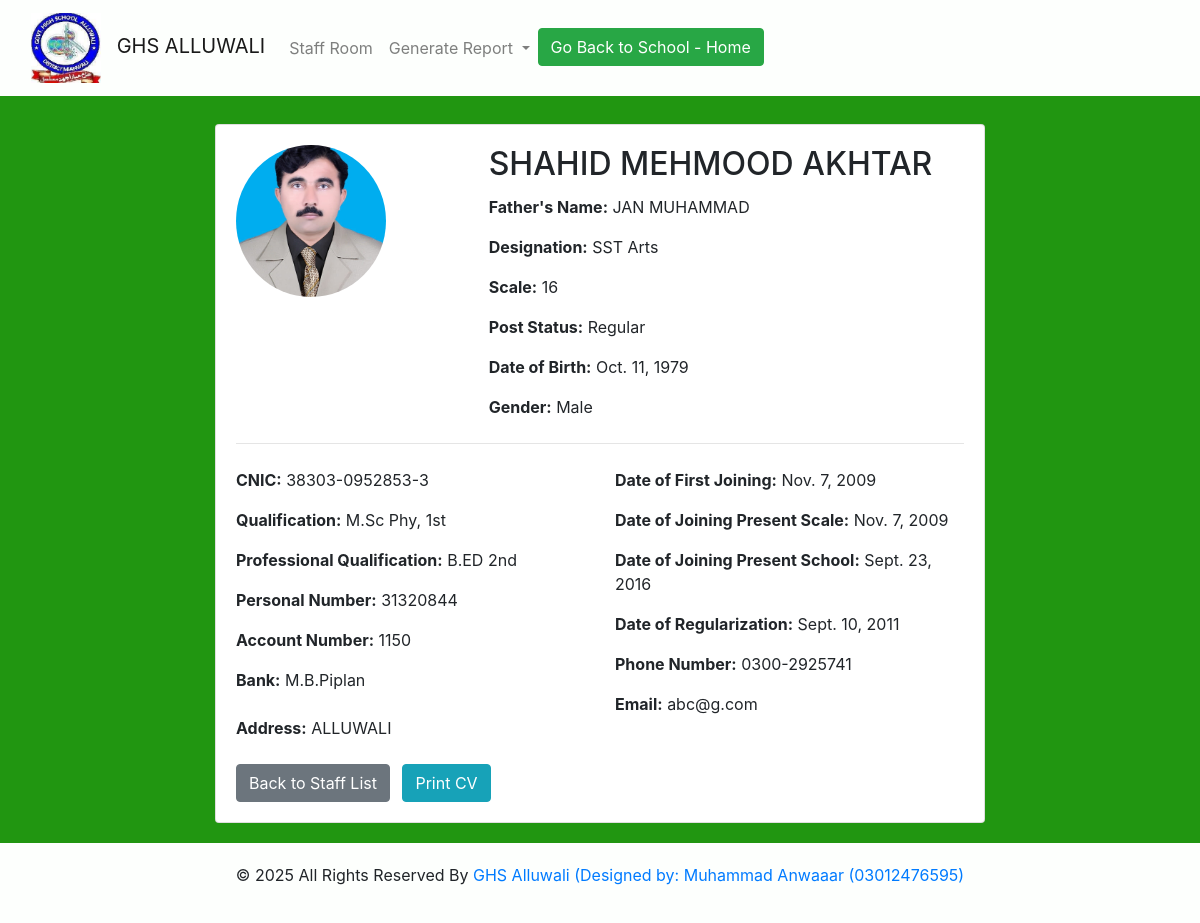
Screenshot of /staff/employee/1/ (signed in) with the database file from the repository.
### staff/models.py (models this page shows, shortened)
class Employee(models.Model):
    DESIGNATION_CHOICES = [
        ('SST Arts', 'SST Arts'),
        ('SST', 'SST'),
        ('SSE Arts', 'SSE Arts'),
        ('SSE English', 'SSE English'),
        ('SSE Science', 'SSE Science'),
        ('SST MATH', 'SST MATH'),
        ('SST science', 'SST science'),
        ('SST BIO', 'SST BIOLOGY'),
        ('SST PHY', 'SST PHYSICS'),
        ('SST CHE', 'SST CHEMISTRY'),
        ('SST IT', 'SST COMPUTER'),
        ('EST Arts', 'EST Arts'),
        ('EST Sci', 'EST Science'),
        ('EST Arts', 'EST Arts'),
        ('EST', 'EST'),
        ('SESE', 'SESE'),
        ('EST Agri', 'EST Agri'),
        ('EST General', 'EST General'),
        ('EST Vr', 'EST Vernacular'),
        ('PST Sci', 'PST Science'),
        ('PST Arts', 'PST Arts'),
        ('PST', 'PST'),
        ('Naib Qasid', 'Naib Qasid'),
        ('L.Attendant', 'Lab Attendant'),
        ('Mali', 'Mali'),
        ('C.IV', 'Class 4'),
        ('SG', 'Security Guard'),
        ('Chokidat', 'Chokidar'),
        ('Sweaper', 'Sweaper'),
    ]
    SCALE_CHOICES = [
        ('19', '19'),
        ('18', '18'),
        ('17', '17'),
        ('16', '16'),
        ('15', '15'),
        ('14', '14'),
        ('12', '12'),
        ('9', '9'),
        ('7', '7'),
        ('5', '5'),
        ('4', '4'),
        ('3', '3'),
        ('2', '2'),
        ('1', '1'),
    ]
    GENDER_CHOICES = [
        ('Male', 'Male'),
        ('Female', 'Female'),
    ]
    POST_STATUS_CHOICES = [
        ('Regular', 'Regular'),
        ('Contract', 'Contract'),
        ('temporary', 'temporary'),
        ('Other', 'Other'),
    ]
    name = models.CharField(max_length=100)
    fname = models.CharField(max_length=100)  # Father name
    cnic = models.CharField(max_length=15, unique=True)  # CNIC formatted as XXXXX-XXXXXXX-X
    qualification=models.CharField(max_length=50, blank=True, null=True,default='Not Mentioned')
    prof_qualification=models.CharField(max_length=50, blank=True, null=True,default='Not Mentioned')
    personalno = models.CharField(max_length=50, unique=True)  # Personal number
    designation = models.CharField(max_length=20, choices=DESIGNATION_CHOICES)
    scale = models.CharField(max_length=3, choices=SCALE_CHOICES)
    post_status = models.CharField(max_length=15, choices=POST_STATUS_CHOICES,default="Regular")
    date_of_birth = models.DateField()
    date_of_first_joining = models.DateField(blank=True, null=True)
    date_of_joining_present_scale = models.DateField(blank=True, null=True)
    date_of_joining_present_school = models.DateField(blank=True, null=True)
    date_of_regularization = models.DateField(blank=True, null=True)
    accountno = models.CharField(max_length=50, unique=True)  # Personal number
    bank = models.CharField(max_length=100)  # Personal number
    phoneno = models.CharField(max_length=15, blank=True, null=True)  # Optional phone number
    email=models.CharField(max_length=100, blank=True, null=True,default="not_mentioned@g.com")  # Optional phone number
    gender = models.CharField(max_length=6, choices=GENDER_CHOICES, blank=True, null=True)  # Optional gender
    address = models.TextField(blank=True, null=True)  # Optional address
    image = models.ImageField(upload_to='school/images', default='defaults/noimage.jpg')

### staff/views.py (the view)
# urls.py: path('employee/<int:employee_id>/', views.employee_detail, name='employee_detail'),
@user_passes_test(is_superuser_or_staff)
def employee_detail(request, employee_id):
    employee = get_object_or_404(Employee, pk=employee_id)
    return render(request, 'staff/employee_detail.html', {'employee': employee})

### staff/views.py (called while the page is built)
def is_superuser_or_staff(user):
    return user.is_superuser or user.is_staff

### staff/templates/staff/employee_detail.html (shortened to what this page needs)
{% extends 'staff/base.html' %}
{% load static %}
{% block content %}
<div class="container-fluid mt-2">
    <div class="row">
        <div class="col-md-8 offset-md-2">
            <div class="card">
                <div class="card-body">
                    <div class="row">
                        <div class="col-md-4">
                            {% if employee.image.url %}
                                <img src="{{ employee.image.url }}" class="img-fluid rounded-circle mb-3" alt="{{ employee.name }}" style="max-width: 150px;">
                            {% else %}
                                <img src="{% static 'img/noimage.jpg' %}" class="img-fluid rounded-circle mb-3" alt="{{ employee.name }}" style="max-width: 150px;">
                            {% endif %}
                        </div>
                        <div class="col-md-8">
                            <h2 class="card-title">{{ employee.name }}</h2>
                            <p class="card-text"><strong>Father's Name:</strong> {{ employee.fname }}</p>
                            <p class="card-text"><strong>Designation:</strong> {{ employee.designation }}</p>
                            <p class="card-text"><strong>Scale:</strong> {{ employee.scale }}</p>
                            <p class="card-text"><strong>Post Status:</strong> {{ employee.post_status }}</p>
                            <p class="card-text"><strong>Date of Birth:</strong> {{ employee.date_of_birth }}</p>
                            <p class="card-text"><strong>Gender:</strong> {{ employee.gender }}</p>
                        </div>
                    </div>
                    <hr class="my-4">
                    <div class="row">
                        <div class="col-md-6">
                            <p class="card-text"><strong>CNIC:</strong> {{ employee.cnic }}</p>
                            <p class="card-text"><strong>Qualification:</strong> {{ employee.qualification }}</p>
                            <p class="card-text"><strong>Professional Qualification:</strong> {{ employee.prof_qualification }}</p>
                            <p class="card-text"><strong>Personal Number:</strong> {{ employee.personalno }}</p>
                            <p class="card-text"><strong>Account Number:</strong> {{ employee.accountno }}</p>
                            <p class="card-text"><strong>Bank:</strong> {{ employee.bank }}</p>
                        </div>
                        <div class="col-md-6">
                            <p class="card-text"><strong>Date of First Joining:</strong> {{ employee.date_of_first_joining }}</p>
                            <p class="card-text"><strong>Date of Joining Present Scale:</strong> {{ employee.date_of_joining_present_scale }}</p>
                            <p class="card-text"><strong>Date of Joining Present School:</strong> {{ employee.date_of_joining_present_school }}</p>
                            <p class="card-text"><strong>Date of Regularization:</strong> {{ employee.date_of_regularization }}</p>
                            <p class="card-text"><strong>Phone Number:</strong> {{ employee.phoneno }}</p>
                            <p class="card-text"><strong>Email:</strong> {{ employee.email }}</p>
                        </div>
                    </div>
                    <div class="row">
                        <div class="col-md-12">
                            <p class="card-text"><strong>Address:</strong> {{ employee.address }}</p>
                        </div>
                    </div>
                    <div class="mt-4">
                        <a href="{% url 'staff:index' %}" class="btn btn-secondary">Back to Staff List</a>
                        <button onclick="window.print()" class="btn btn-info ml-2">Print CV</button>
                    </div>
                </div>
            </div>
        </div>
    </div>
</div>
{% endblock %}

### staff/templates/staff/base.html (shortened to what this page needs)
<!DOCTYPE html>
{% load static %}
<html lang="en">
<head>
    <link rel="stylesheet" href="https://stackpath.bootstrapcdn.com/bootstrap/4.5.2/css/bootstrap.min.css">
    <link rel="stylesheet" href="https://cdnjs.cloudflare.com/ajax/libs/font-awesome/5.15.4/css/all.min.css">
    <link rel="stylesheet" type="text/css" href="https://cdnjs.cloudflare.com/ajax/libs/OwlCarousel2/2.3.4/assets/owl.carousel.min.css" />
</head>
<body>
    <nav class="navbar navbar-expand-lg navbar-light sticky-top navbar-custom">
        <div class="container-fluid">
          <a class="navbar-brand" href="{% url 'staff:index' %}">
                <img src="{% static 'images/mylogo.jpg' %}" alt="{{ school_info.school_name }} Logo">
            GHS ALLUWALI
        </a>
          <div class="collapse navbar-collapse" id="navbarNav">
            <ul class="navbar-nav me-auto">
              <li class="nav-item {% if request.resolver_match.url_name == 'index' %}active{% endif %}">
                <a class="nav-link" href="{% url 'staff:index' %}">Staff Room</a>
              </li>
              <li class="nav-item dropdown">
                <a class="nav-link dropdown-toggle" href="#" id="reportsDropdown" role="button"
                   data-bs-toggle="dropdown" aria-expanded="false">
                    Generate Report
                </a>
            </li>
            <li class="nav-item">
                <a href="{% url 'school:home' %}" class="btn btn-success">Go Back to School - Home</a>
              </li>
            </ul>
          </div>
        </div>
      </nav>
    <div class="content_container container-fluid ">
        {% block content %}{% endblock %}
    </div>
    <footer class="container-fluid footer_section">
        <p>
          &copy; 2025 All Rights Reserved By
          <a href="#"> GHS Alluwali (Designed by: Muhammad Anwaaar (03012476595)</a>
        </p>
      </footer>
</body>
</html>

### staff/templates/staff/base.html (style rules this page uses)
* { margin: 0; padding: 0; }
body { background-color: rgb(33, 150, 17); display: flex; flex-direction: column; min-height: 100vh; margin: 0; }
.navbar { background-color: rgb(253, 255, 253); }
.navbar-brand img { max-height: 70px; margin-right: 10px; }
footer { background-color: rgb(253, 255, 253); padding: 20px 0; display: flex; justify-content: center; align-items: center; flex-wrap: wrap; margin-top: auto; }
.content_container { flex: 1; padding: 20px 0; }

### rows the page displays
Employee: image (picture), name "SHAHID MEHMOOD AKHTAR", fname "JAN MUHAMMAD", designation "SST Arts", scale "16", post_status "Regular", date_of_birth "Oct. 11, 1979", gender "Male", cnic "38303-0952853-3", qualification "M.Sc Phy, 1st", prof_qualification "B.ED 2nd", personalno "31320844", accountno "1150", bank "M.B.Piplan", date_of_first_joining "Nov. 7, 2009", date_of_joining_present_scale "Nov. 7, 2009", date_of_joining_present_school "Sept. 23, 2016", date_of_regularization "Sept. 10, 2011", phoneno "0300-2925741", email "abc@g.com", address "ALLUWALI"
